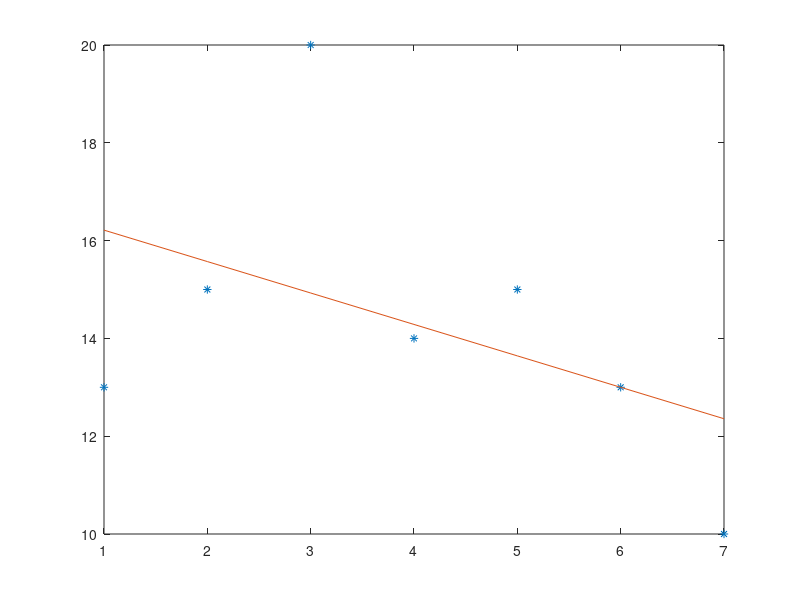

This chart was generated by the following MATLAB code:
clc


disp("1)")
x = 1 : 7;
y = [ 13 15 20 14 15 13 10 ];
u = 1;

p = polyfit(x, y, u)
polyval(p, 8)

plot(x, y, '*')
hold on
plot(x, polyval(p, x))
hold off



disp("2)")
disp("a)")
t = [0 10 20 30 40 60 80 100];
P = [0.0061 0.0123 0.0234 0.0424 0.0738 0.1992 0.4736 1.0133];

n = 1; # 45 degrees Celsius

p = polyfit(t, P, n);

polyval(p, 45)



disp("b)")
# n = 2, 3; # 45 degrees Celsius

p2 = polyfit(t, P, 2);
p3 = polyfit(t, P, 3);

polyval(p2, 45)
polyval(p3, 45)


disp("c)")
P45 = 0.095848;
abs(P45 - polyval(p, 45))
abs(P45 - polyval(p2, 45))
abs(P45 - polyval(p3, 45))


disp("d)")



